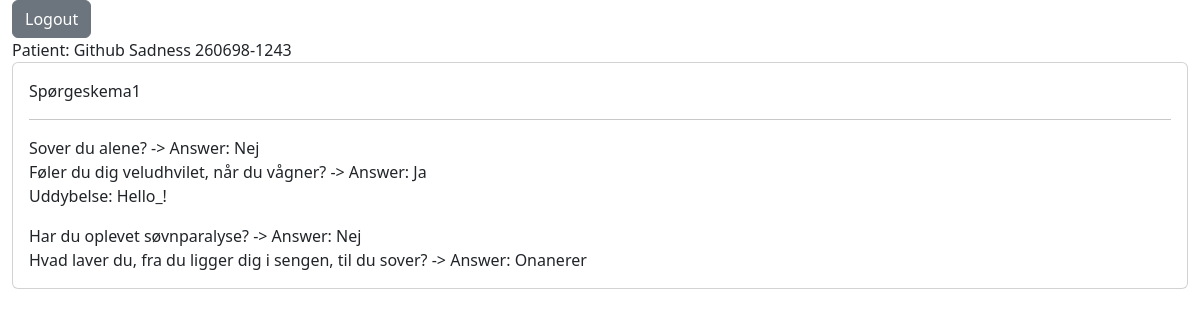
The app's page /patientdata/1 (signed in) with its own data.
### app.py (models this page shows)
class Patient(db.Model):
    id = db.Column(db.Integer, primary_key=True)
    firstname = db.Column(db.String(30), nullable=False)
    lastname = db.Column(db.String(30), nullable=False)
    cpr = db.Column(db.String(12), nullable=False)

class Response(db.Model):
    id = db.Column(db.Integer, primary_key=True)
    surveyid = db.Column(db.Integer,db.ForeignKey('survey.id'), nullable=False)
    patientid = db.Column(db.Integer,db.ForeignKey('patient.id'), nullable=False)
    timestamp = db.Column(db.DateTime, default=datetime.now())
    answers = db.relationship('Answer', backref='response', cascade="all, delete-orphan")
    patient = db.relationship('Patient', backref='responses', lazy=True)

class Survey(db.Model):
    id = db.Column(db.Integer, primary_key=True)
    title = db.Column(db.String(250), nullable=False)
    desc = db.Column(db.Text)
    questions = db.relationship('Question', backref='survey', cascade="all, delete-orphan")
    responses = db.relationship('Response', backref='survey', cascade="all, delete-orphan")

class Answer(db.Model):
    id = db.Column(db.Integer, primary_key=True)
    questionid = db.Column(db.Integer,db.ForeignKey('question.id'), nullable=False)
    choiceid = db.Column(db.Integer,db.ForeignKey('choice.id'), nullable=False)
    responseid = db.Column(db.Integer,db.ForeignKey('response.id'), nullable=False)
    text = db.Column(db.String(500), nullable=False)
    question = db.relationship('Question', backref='answers', lazy=True)
    choice = db.relationship('Choice', backref='answers', lazy=True)

class Question(db.Model):
    id = db.Column(db.Integer, primary_key=True)
    surveyid = db.Column(db.Integer,db.ForeignKey('survey.id'), nullable=False)
    text = db.Column(db.String(500), nullable=False)
    choices = db.relationship('Choice', backref='question', cascade="all, delete-orphan")

class Choice(db.Model):
    id = db.Column(db.Integer, primary_key=True)
    questionid = db.Column(db.Integer,db.ForeignKey('question.id'), nullable=False)
    text = db.Column(db.String(500), nullable=False)

### app.py (the view)
@app.route("/patientdata/<int:patientid>")
@login_required
def patientdata(patientid):
    responses = Response.query.filter_by(patientid=patientid).all()
    return render_template("patientdata.html", responses=responses)

### app.py (called while the page is built)
@login_manager.user_loader
def load_user(user_id):
    return Users.query.get(int(user_id))

### templates/patientdata.html (shortened to what this page needs)
{% extends "layout.html" %}
{% block content %}
<a class="btn btn-secondary" href="/logout" role="button">Logout</a> <br>
<label>Patient: {{ responses[0].patient.firstname}} {{ responses[0].patient.lastname}} {{ responses[0].patient.cpr}}</label>
{% for response in responses %}
    <div class="card">
        <div class="card-body">
            <label> {{ response.survey.title }}</label> <hr>
            {% for answer in response.answers%}
                <label> {{answer.question.text}} </label>
                <label> -> Answer: {{answer.choice.text}} </label> <br>
                {% if answer.text != "" %}
                    <p> Uddybelse:  {{answer.text}} </p>
                {% endif%}
            {% endfor %}
        </div>
    </div>
{% endfor %}
{% endblock %}

### records on screen
Patient: firstname "Github", lastname "Sadness", cpr "260698-1243"
Response: survey "Spørgeskema1"
Answer: question.text "Sover du alene?", choice.text "Nej"
Answer: question.text "Føler du dig veludhvilet, når du vågner?", choice.text "Ja", text "Hello_!"
Answer: question.text "Har du oplevet søvnparalyse?", choice.text "Nej"
Answer: question.text "Hvad laver du, fra du ligger dig i sengen, til du sover?", choice.text "Onanerer"
